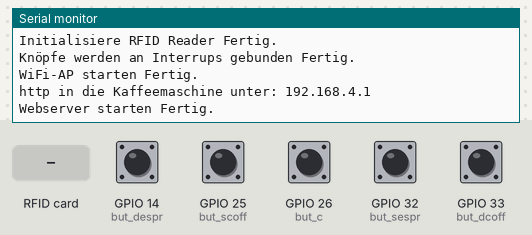
Simulated run of this sketch. Board: ESP32. Parts: the last lines printed to the serial monitor. The test bench sets the inputs (shaded band); at power-on: GPIO 14 (but_despr), GPIO 25 (but_scoff), GPIO 26 (but_c), GPIO 32 (but_sespr), GPIO 33 (but_dcoff) HIGH. EEPROM starts erased.

Above: at 1.3 s.
1.4 s: RFID card 5E 7A 19 C4 held to the reader
At 2.0 s:
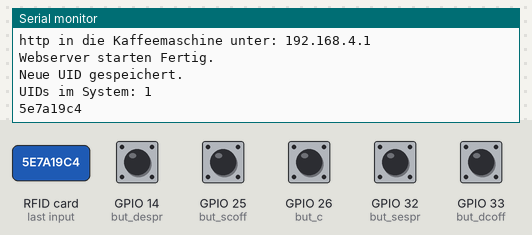
2.9 s: GPIO 14 (but_despr) pulled LOW for 0.15 s
At 4.0 s:
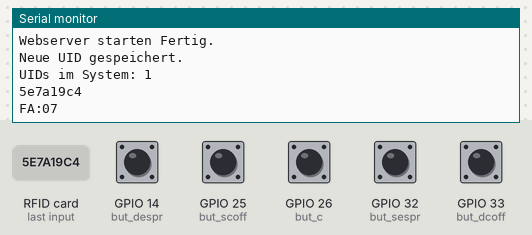

Measured:
- after the input at 1.4 s, the serial monitor: prints a new line at once (image 1)
- after the input at 2.9 s, the serial monitor: prints a new line at once (image 2)

The sketch:

BOGY_Kaffeemaschine.ino
```cpp
/* Credits: Simon // Cam42exe
Graphviz veranschaulichung des Codes als Finite State Machine. Der folgende Code zeigt meine eigene Implementation.
digraph G {
waiting -> authorised [color = "blue" fontcolor = "blue" label = "show token"]
authorised -> brewing [color = "blue" fontcolor = "blue" label = "press button\n for coffee"]
brewing -> waiting [color = "blue" fontcolor = "blue" label = "waiting 30sec,\n then pay"]
start -> waiting [color = "green" fontcolor = "green" label = "machine on?"]
authorised -> waiting [color = "orange" fontcolor = "orange" label = "timeout \n10sec"]
authorised -> waiting [color = "red" fontcolor = "red" label = "cancel"]
brewing -> waiting [color = "red" fontcolor = "red" label = "cancel"]
}
*/

#include <Preferences.h>  //Bibliothek zum finalen Abspeichern
Preferences prefs;

#include <SPI.h>  //Config für RFID Reader vom Typ RC522
#include <MFRC522.h>
const int ss_pin = 5;    // ESP32 pin GPIO5
const int rst_pin = 27;  // ESP32 pin GPIO27
MFRC522 rfid(ss_pin, rst_pin);

#include <WiFi.h>//Tools für den Webserver.
#include <WebServer.h>
WebServer server;

const char* ssid = "SSH-Kaffeemaschine";  //Wie soll die Kaffeemaschine heißen?
const char* password = "Abrechnung";      //Mir ist bewusst, dass das ein Passwort im Klartext ist, dies soll vom Admin geändert werden und wurde es auch im HLRS.

bool doublecoff = false;  //Variable für die Abrechnung, um zu bestimmen, ob der Nutzer einen doppelten Kaffe wollte.
String UID = "";
const int but_c = 26;      //Cancel Knopf
const int but_scoff = 25;  //Knopf für einen einfachen Kaffee
const int but_dcoff = 33;  //Knopf für einen doppelten Kaffee
const int but_sespr = 32;  //Knopf für einen einfachen Espresso
const int but_despr = 14;  //Knopf für einen doppelten Espresso

const int authorised_timeout = 10000;  //Zeit in ms bis man nicht mehr Autorisiert ist.
const int finish_transaction = 30000;  //Zeit in ms bis der Kaufvertrag mit der Kaffeemaschine geschlossen wird.

bool cancelrequest = false;
bool authorised = false;
int coffeenumber = 0;   //Welcher Kaffee gemacht werden soll. 1 = Einfach Kaffee; 2 = Doppelter Kaffee;
int requestcoffee = 0;  //Um Mehrfacheingaben zu verhindern. 3 = Einfacher Espresso; 4 = Doppelter Espresso
/*
AN:01 Anschalten
AN:02 Ausschalten
FA:04 1Kaffee
FA:05 2Kaffee
FA:06 1Espresso
FA:07 2Espresso
*/

void wallet();

void setup() {
  Serial.begin(9600);
  while (!Serial)
    ;

  Serial.print("Initialisiere RFID Reader");
  SPI.begin();      // init SPI bus
  rfid.PCD_Init();  // init MFRC522
  Serial.println(" Fertig.");

  Serial.print("Knöpfe werden an Interrups gebunden");
  pinMode(but_c, INPUT_PULLUP);  //Pindefinierungen von oben als Input festlegen
  pinMode(but_scoff, INPUT_PULLUP);
  pinMode(but_dcoff, INPUT_PULLUP);
  pinMode(but_sespr, INPUT_PULLUP);
  pinMode(but_despr, INPUT_PULLUP);
  attachInterrupt(digitalPinToInterrupt(but_c), cancel, FALLING);
  attachInterrupt(digitalPinToInterrupt(but_scoff), scoff, FALLING);
  attachInterrupt(digitalPinToInterrupt(but_dcoff), dcoff, FALLING);
  attachInterrupt(digitalPinToInterrupt(but_sespr), sespr, FALLING);
  attachInterrupt(digitalPinToInterrupt(but_despr), despr, FALLING);
  Serial.println(" Fertig.");
  WiFi.softAP(ssid, password);
  Serial.println("WiFi-AP starten Fertig.");
  Serial.print("http in die Kaffeemaschine unter: ");
  Serial.println(WiFi.softAPIP());
  server.on("/", wallet); //Stand in der Dokumentation
  server.begin();
  Serial.println("Webserver starten Fertig.");
}

void loop() {
  getUID();
  /*  getUID();                       //Auskommentieren für Debug von Knöpfen
  if (requestcoffee > 0) {
    Serial.print("Kaffeenummer: ");
    Serial.println(requestcoffee);
    requestcoffee = 0;
  }*/
  /*if (UID.length() > 0) {
  Serial.print("KartenID: ");     //Auskommentieren für Debug von Karten
  Serial.println(UID);
  }*/
  server.handleClient();
  if (authorised) {
    requestcoffee = 0;  //Auskommentieren, wenn keine Explizierte Reihenfolge gefragt ist.
    pressCoffee();
  }
}

void pressCoffee() {  //Name ist ein Insider-Joke, mir ist kein besserer Name für die Funktion eingefallen.
  int wait_till_timeout = 0;
  while (requestcoffee < 1) {
    if (wait_till_timeout > authorised_timeout) {
      reset();
      return;
    }
    if (cancelrequest) {
      reset();
      return;
    }
    wait_till_timeout++;
    delay(1);
  }
  coffeenumber = requestcoffee;
  makeCoffee();
}

void makeCoffee() {         //Um den Insider Joke fortzusetzen, ein einigermaßen sinnvoller Name um der Maschine zu sagen, mach mal! Ähh Bitte. SOFORT!
  if (coffeenumber == 1) {  //Über den Levelshifter namens Arduino Uno als Umweg den richtigen Befehl an die Maschine senden.
    Serial.println("FA:04");
  } else if (coffeenumber == 2) {
    Serial.println("FA:05");
  } else if (coffeenumber == 3) {
    Serial.println("FA:06");
  } else if (coffeenumber == 4) {
    Serial.println("FA:07");
  }
  checkout();
}

void checkout() {
  int pay_up_wait = 0;
  while (finish_transaction > pay_up_wait) {  // 30 Sek. warten bis Kaufvertrag schließen.
    if (cancelrequest) {
      reset();
      return;
    }
    delay(1);
    pay_up_wait++;
  }
  Serial.println("Rechne ab.");
  prefs.begin("Strichliste", false);         // Nicht schreibgeschützten Namensraum öffnen
  int count = prefs.getInt(UID.c_str(), 0);  // `String` in `const char*` umwandeln
  Serial.print("Alter Stand: ");
  Serial.println(count);
  count++;           // Abrechnen
  if (doublecoff) {  // Sonderfall doppelter Kaffee/Espresso abarbeiten.
    count++;
  }
  Serial.print("Neuer Stand:");
  Serial.println(count);
  prefs.putInt(UID.c_str(), count);  // Wert schreiben
  prefs.end();                       // Und finales Abspeichern, um eine korrekte Zählung zu ermöglichen.
}

void reset() {
  UID.clear();         //Um falsche Abrechnungen zu vermeiden einfach einmal den String leeren.
  authorised = false;  //Und einmal noch den Zustand zurücksetzen.
  requestcoffee = 0;
  coffeenumber = 0;
  cancelrequest = false;
}

void getUID() {
  if (!rfid.PICC_IsNewCardPresent() || !rfid.PICC_ReadCardSerial()) {
    return;
  }  // UID in einer Variablen speichern
  UID.clear();
  for (int i = 0; i < rfid.uid.size; i++) {
    if (rfid.uid.uidByte[i] < 0x10) UID += "0";
    UID += String(rfid.uid.uidByte[i], HEX);
  }
  UID.trim();  //String verkürzen
  Google(); //Um später alle auszugeben einfach einmal alle Schlüssel abspeichern.
  authorised = true;
  rfid.PICC_HaltA();
  rfid.PCD_StopCrypto1();
  Serial.println(UID);
}

void Google() {  // Name ist ebenfalls ein Witz, weil dies die Funktion ist, welche die UIDs abspeichern soll, um später alle auflisten zu können.
  bool found = false; //Sollte die UID gefunden werden, kann ich mir die Hälfte sparen.
  prefs.begin("Strichliste", false); //Müssen irgendwo her lesen.
  int totalCount = prefs.getInt("UIDs", 0); //Wie viele UIDs haben wir bereits eingesammelt?

  for (int i = 1; i <= totalCount; i++) {//UID bereits bekannt?
    String key = String(i);
    String storedUID = prefs.getString(key.c_str(), "");
    if (storedUID == UID) {
      found = true;
      break;
    }
  }

  if (!found) {//Und wie angekündigt, einmal bitte abspeichern, wenn noch nicht vorhanden.
    totalCount++;
    prefs.putString(String(totalCount).c_str(), UID);
    prefs.putInt("UIDs", totalCount); //Wir haben jetzt eine UID mehr im System. Sollten wir uns merken.
    Serial.println("Neue UID gespeichert.");
  } else {
    Serial.println("UID existiert bereits.");
  }

  Serial.print("UIDs im System: ");
  Serial.println(totalCount);
  prefs.end(); // Und einmal Datenbank schließen.
}

void wallet() {
  prefs.begin("Strichliste", true);//Muss ich das oder den Grund wirklich nochmal erklären?
  String html = "<html><body><h1>Willkommen im Speicher der Kaffeemaschine oder so</h1><p>Dies ist das Abrechnungs-Tool.</p><h2>Liste der UIDs:</h2><ul>";
  html += listUIDs(); //Nutzer will Liste sehen
  html += "</ul></body></html>";
  server.send(200, "text/html", html);//Und so schnell es geht an den Nutzer liefern.
  prefs.end();
}

String listUIDs() { //Um nicht die HTML senden Funktion zu überlasten...
  String html = ""; //Wir lesen hier drin alle ein, nach der Gesammtzahl. Diese werden dann schön zurückgegeben.
  int totalCount = prefs.getInt("UIDs", 0);
  for (int i = 1; i <= totalCount; i++) {
    String key = String(i);
    String storedUID = prefs.getString(key.c_str(), "");
    int coffeeCount = prefs.getInt(storedUID.c_str(), 0); // Kaffeestriche auslesen
    html += "<li>UID: " + storedUID + " - Kaffeestriche: " + String(coffeeCount) + "</li>";
  }
  return html;
}

//ISRs für Userinputs
void cancel() {
  cancelrequest = true;
}

void scoff() {
  doublecoff = false;
  requestcoffee = 1;
}

void dcoff() {
  doublecoff = true;
  requestcoffee = 2;
}
void sespr() {
  doublecoff = false;
  requestcoffee = 3;
}
void despr() {
  doublecoff = true;
  requestcoffee = 4;
}
```
